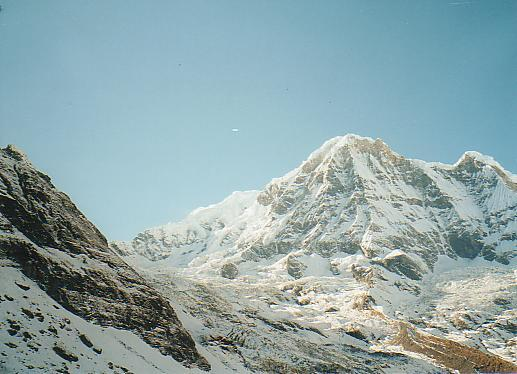
#> input picture proj2_data/data/mountain1.jpg, 517 x 374 px
$ python Task1.py
#> lines starting #> are read from the running program, lines starting #| are printed output that depends on the picture
import numpy as np
import cv2
import random

UBIT = 'nikhilsr'
np.random.seed(sum([ord(c) for c in UBIT]))

mountain1ImageLocation = './proj2_data/data/mountain1.jpg'
mountain2ImageLocation = './proj2_data/data/mountain2.jpg'


def writeImage(img, outputFileName):
    cv2.imwrite(outputFileName, img)
    return 1


def readImage(imageLocation):
#> called with imageLocation = './proj2_data/data/mountain1.jpg'
    img = cv2.imread(imageLocation, 1)
#> img is the input picture: shape (374, 517, 3); mean B, G, R 169.1, 166.7, 143.4
    return img


def main():
    print("Task 1 :")
    print(" Task 1.1 : ")
    img1 = readImage(mountain1ImageLocation)
    img2 = readImage(mountain2ImageLocation)
#> call 2 of readImage, with imageLocation = './proj2_data/data/mountain2.jpg'
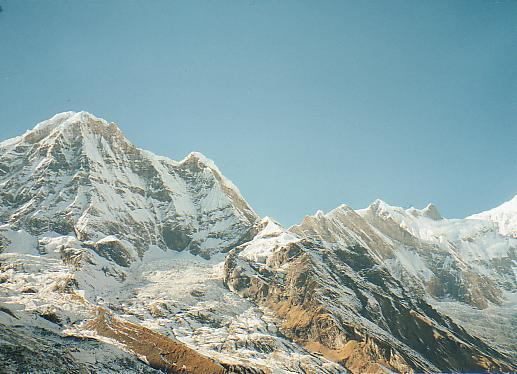
#> input picture proj2_data/data/mountain2.jpg, 517 x 374 px
#> in readImage, img is the input picture: shape (374, 517, 3); mean B, G, R 165, 163.3, 138.9
    img1_ = img1.copy()
    img2_ = img2.copy()
    img1_gray = cv2.cvtColor(img1, cv2.COLOR_BGR2GRAY)
    img2_gray = cv2.cvtColor(img2, cv2.COLOR_BGR2GRAY)
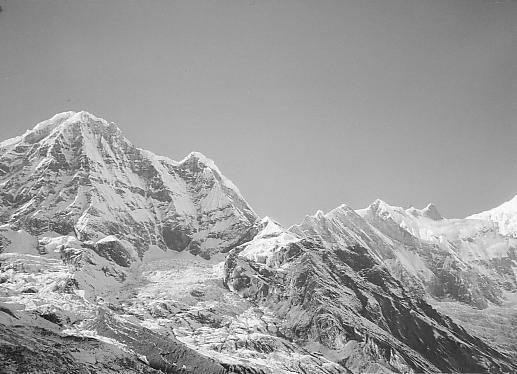
#> img2_gray: shape (374, 517); min 2, max 255, mean 156.2
    sift = cv2.xfeatures2d.SIFT_create()
    img1_keyPoints, img1_desc = sift.detectAndCompute(img1_gray, None)
#> img1_keyPoints = 1030 keypoints; strongest (x, y, size): (68, 322, 2.1), (11, 299, 2.4), (367, 341, 2), (223, 347, 2)
    img2_keyPoints, img2_desc = sift.detectAndCompute(img2_gray, None)
#> img2_keyPoints = 1077 keypoints; strongest (x, y, size): (258, 329, 2), (412, 311, 2.1), (234, 366, 2), (30, 291, 3.9)
    img1_withHighlightedKeyPoints = cv2.drawKeypoints(img1_gray, img1_keyPoints, img1, flags=cv2.DRAW_MATCHES_FLAGS_DRAW_RICH_KEYPOINTS)
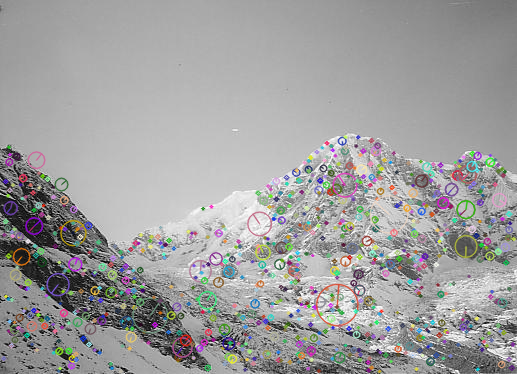
#> img1_withHighlightedKeyPoints: shape (374, 517, 3); mean B, G, R 158.5, 158.6, 159.1
    img2_withHighlightedKeyPoints = cv2.drawKeypoints(img2_gray, img2_keyPoints, img2, flags=cv2.DRAW_MATCHES_FLAGS_DRAW_RICH_KEYPOINTS)
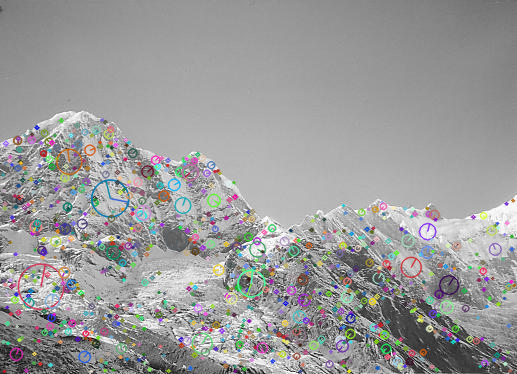
#> img2_withHighlightedKeyPoints: shape (374, 517, 3); mean B, G, R 154.3, 154.4, 154.4
    writeImage(img1_withHighlightedKeyPoints, "task1_sift1.jpg")
    writeImage(img2_withHighlightedKeyPoints, "task1_sift2.jpg")
    print("     Task 1.1 Completed. Keypoints have been detected.")
    print(" Task 1.2 : ")
    K = 2
    M2NRatio = 0.75
    FLANN_INDEX_KDTREE = 0
    numOfChecks = 100
    index_params = dict(algorithm = FLANN_INDEX_KDTREE, trees = 5)
    search_params = dict(checks = numOfChecks)
    flann = cv2.FlannBasedMatcher(index_params, search_params)
    matches = flann.knnMatch(img1_desc, img2_desc, k=K)
#> matches = 1030 matches
    goodMatches = []
    for m, n in matches:
        if (m.distance < (M2NRatio * n.distance)):
            goodMatches.append(m)
#> after the loop, goodMatches = 244 matches
    knnMatchedImg = cv2.drawMatches(img1_withHighlightedKeyPoints, img1_keyPoints, img2_withHighlightedKeyPoints, img2_keyPoints, goodMatches, None, flags=2)
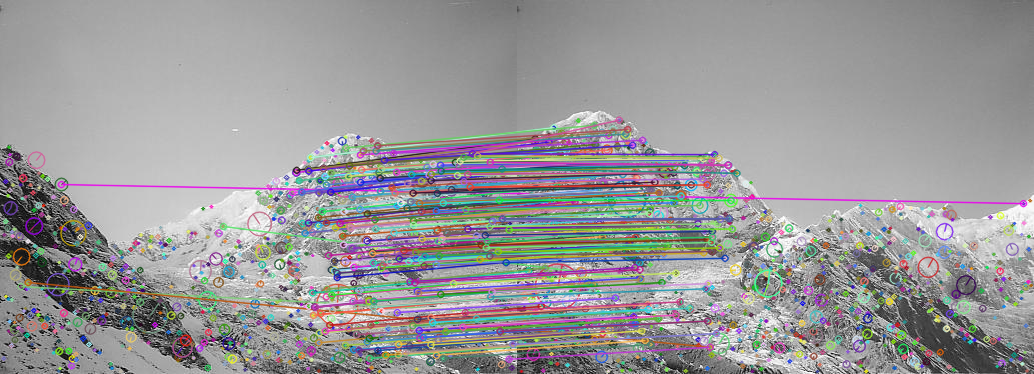
#> knnMatchedImg: shape (374, 1034, 3); mean B, G, R 153.3, 152.1, 153.1
    writeImage(knnMatchedImg, "task1_matches_knn.jpg")
    print("     Task 1.2 Completed. Good Keypoint matches have been mapped.")
    print(" Task 1.3 : ")
    H = None
    MIN_MATCH_COUNT=10
    if (len(goodMatches) >= MIN_MATCH_COUNT):
        src_pts = np.float32([ img1_keyPoints[m.queryIdx].pt for m in goodMatches ]).reshape(-1,1,2)
#> src_pts = 244 rows, first 8: [20.59, 286.1], [27.68, 282], [61, 184], [223, 226], [289.4, 195.2], [292.1, 192.3], [295.8, 172.1], [296.2, 169.8]
        dst_pts = np.float32([ img2_keyPoints[m.trainIdx].pt for m in goodMatches ]).reshape(-1,1,2)
#> dst_pts = 244 rows, first 8: [10.41, 313.3], [192.7, 346.8], [506, 203.1], [123.3, 279.4], [5.53, 163], [8.99, 160.3], [17.12, 140.1], [17.87, 138.2]
        H, mask = cv2.findHomography(src_pts, dst_pts, cv2.RANSAC, 5.0)
#> H = [[1.59, -0.292, -395.2], [0.448, 1.43, -190.3], [0.00121, -6.08e-05, 1]]; mask = 244 values, max 1 at index 4, min 0 at index 0, mean 0.98
        print("     The Homography matrix H : ")
        print("     "+str(H))
#|      [[ 1.58715636e+00 -2.91748933e-01 -3.95210574e+02]
#|  [ 4.48092443e-01  1.43058629e+00 -1.90268378e+02]
#|  [ 1.20803934e-03 -6.08423943e-05  1.00000000e+00]]
    else:
        print("     Not enough good matches were found with minimum match count being set at "+str(MIN_MATCH_COUNT))
    print("     Task 1.3 Completed.")
    print(" Task 1.4 : ")
    MATCHES_TO_BE_MAPPED = 10
    MIN_MATCH_COUNT = 10
    goodMatches1 = random.sample(goodMatches, MATCHES_TO_BE_MAPPED)
#> goodMatches1 = 10 matches
    if (len(goodMatches1) >= MIN_MATCH_COUNT):
        src_pts1 = np.float32([ img1_keyPoints[m.queryIdx].pt for m in goodMatches1 ]).reshape(-1,1,2)
#> src_pts1 = [[472, 153.2], [372, 253.1], [443, 357.9], [489.4, 255.6], [375.4, 228.5], [301.4, 191.6], [349.4, 226], [396.2, 171.7], [389.1, 237.7], [373.5, 300.8]]
        dst_pts1 = np.float32([ img2_keyPoints[m.trainIdx].pt for m in goodMatches1 ]).reshape(-1,1,2)
#> dst_pts1 = [[101.7, 119.6], [85.05, 236.2], [133.4, 344], [194.9, 250.9], [93.17, 212], [19.99, 161.5], [67.09, 206.4], [124.9, 158.8], [106, 223.1], [76.63, 284.5]]
        H1, mask1 = cv2.findHomography(src_pts1, dst_pts1, cv2.RANSAC, 5.0)
#> H1 = [[1.63, -0.299, -405.3], [0.469, 1.48, -202.5], [0.00126, 3.25e-06, 1]]; mask1 = [0, 1, 1, 1, 1, 1, 1, 1, 1, 1]
        matchesMask1 = mask1.ravel().tolist()
#> matchesMask1 = [0, 1, 1, 1, 1, 1, 1, 1, 1, 1]
        height1, width1, channels1 = img1_withHighlightedKeyPoints.shape
#> height1 = 374; width1 = 517; channels1 = 3
        pts1 = np.float32([ [0,0],[0,height1-1],[width1-1,height1-1],[width1-1,0] ]).reshape(-1,1,2)
#> pts1 = [[0, 0], [0, 373], [516, 373], [516, 0]]
        dst1 = cv2.perspectiveTransform(pts1,H1)
#> dst1 = [[-405.3, -202.5], [-516.1, 350.7], [195.6, 358.9], [263.2, 23.98]]
    else:
        print("     Not enough good matches were found with minimum match count being set at "+str(MIN_MATCH_COUNT))
        matchesMask1 = None
    draw_params = dict( matchColor = (0,255,255), singlePointColor = None, matchesMask = matchesMask1, flags = 2 )
#> draw_params = 4 items
    matchedImg = cv2.drawMatches(img1_withHighlightedKeyPoints, img1_keyPoints, img2_withHighlightedKeyPoints, img2_keyPoints, goodMatches1, None, **draw_params)
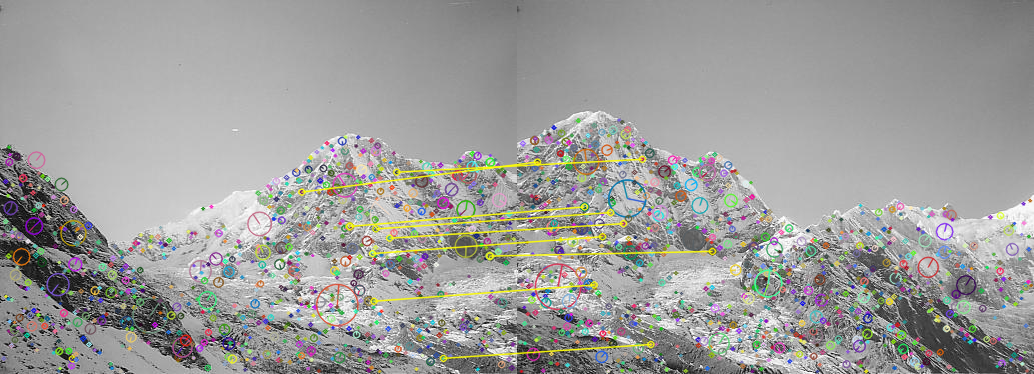
#> matchedImg: shape (374, 1034, 3); mean B, G, R 155.2, 157.4, 157.6
    writeImage(matchedImg, "task1_matches.jpg")
    print("     Task 1.4 Completed.")
    print(" Task 1.5 : ")
    img1_height, img1_width = img1_.shape[:2]
#> img1_height = 374; img1_width = 517
    img1_pixels = np.float32([ [0,0],[0,img1_height],[img1_width,img1_height],[img1_width,0] ]).reshape(-1,1,2)
#> img1_pixels = [[0, 0], [0, 374], [517, 374], [517, 0]]
    img2_height, img2_width = img2_.shape[:2]
    img2_pixels = np.float32([ [0,0],[0,img2_height],[img2_width,img2_height],[img2_width,0] ]).reshape(-1,1,2)
    img2_pixels = cv2.perspectiveTransform(img2_pixels, H)
#> img2_pixels = [[-395.2, -190.3], [-516.1, 352.8], [197.4, 359.9], [261.8, 25.48]]
    warpedImg_pixels = np.concatenate((img1_pixels, img2_pixels), axis=0)
#> warpedImg_pixels = [[0, 0], [0, 374], [517, 374], [517, 0], [-395.2, -190.3], [-516.1, 352.8], [197.4, 359.9], [261.8, 25.48]]
    [xMin, yMin] = np.int32( warpedImg_pixels.min(axis=0).ravel() - 0.5 )
#> xMin = -516; yMin = -190
    [xMax, yMax] = np.int32( warpedImg_pixels.max(axis=0).ravel() + 0.5 )
#> xMax = 517; yMax = 374
    t = [-xMin, -yMin]
#> t = [516, 190]
    Ht = np.array([ [1,0,t[0]],[0,1,t[1]],[0,0,1] ])
#> Ht = [[1, 0, 516], [0, 1, 190], [0, 0, 1]]
    warpedImg = cv2.warpPerspective(img2_, Ht.dot(H), (xMax-xMin, yMax-yMin))
    warpedImg[ t[1]:(img1_height+t[1]), t[0]:(img1_width+t[0]) ] = img1_
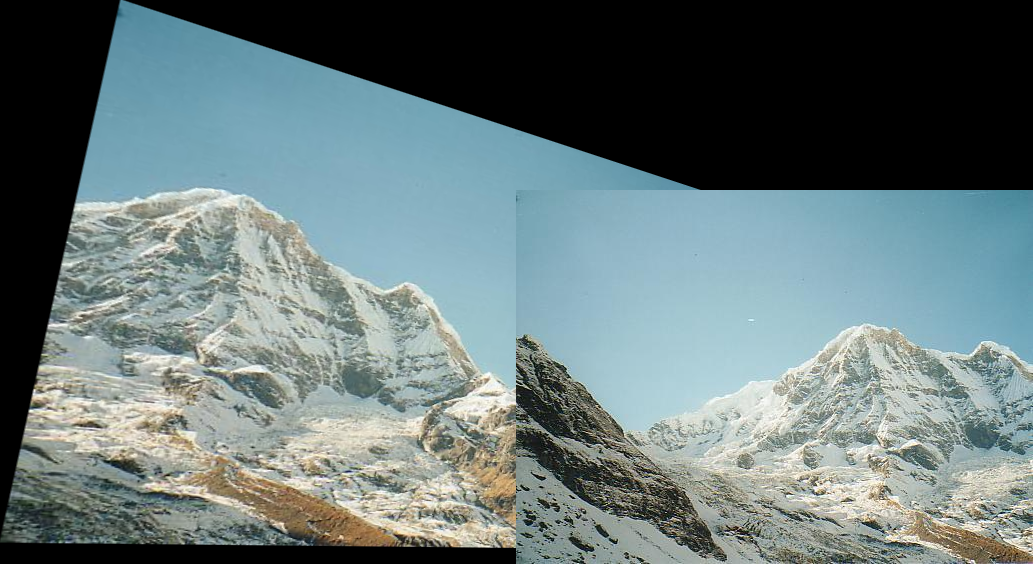
#> warpedImg: shape (564, 1033, 3); mean B, G, R 120.2, 119.6, 103.9
    writeImage(warpedImg, "task1_pano.jpg")
    print("     Task 1.5 Completed.")


main()
